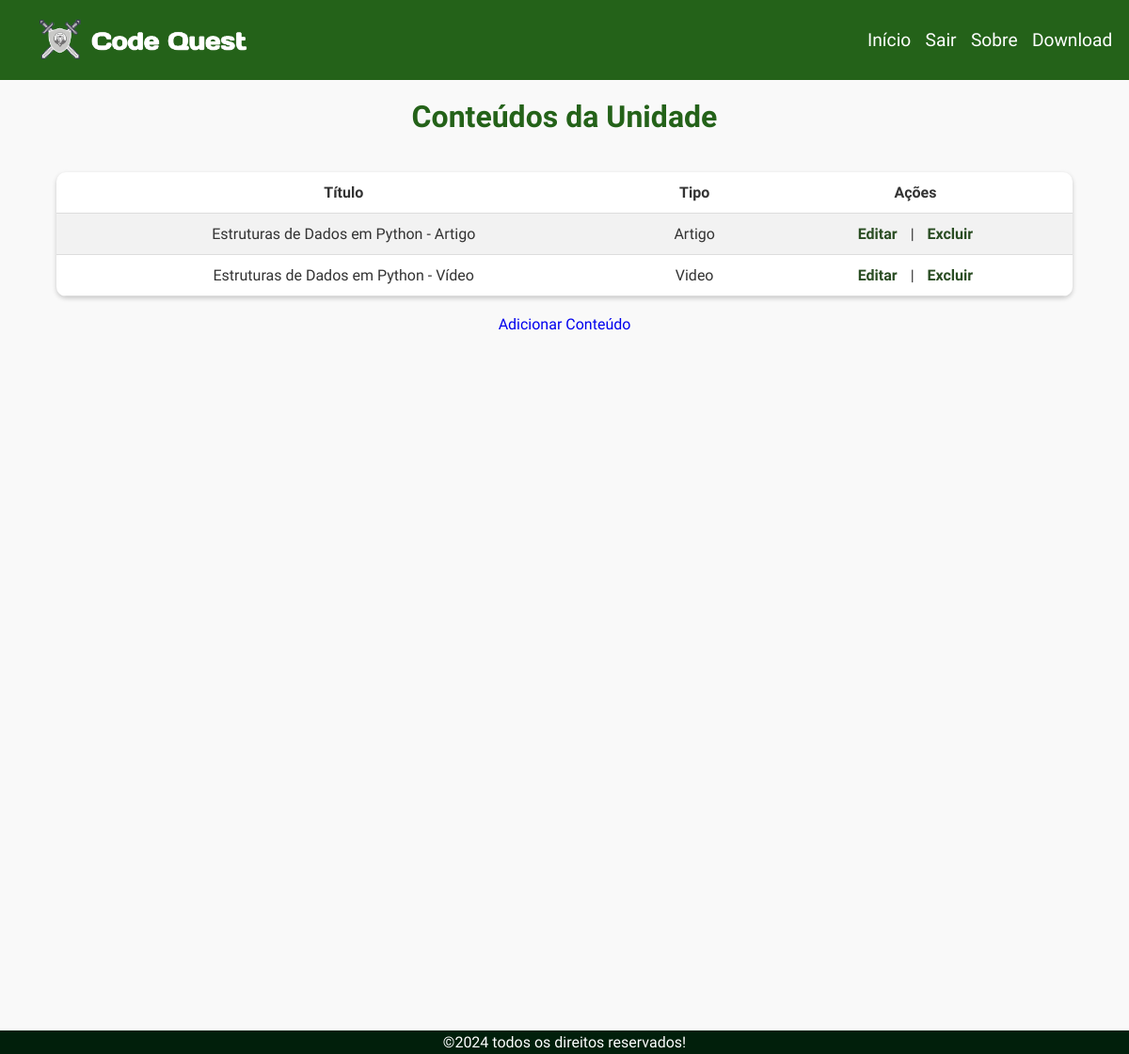
The page /gerenciar_conteudos.php?id=2 (signed in) on the database its author committed.
### tables this page shows
CREATE TABLE Conteudo (
    id INT AUTO_INCREMENT PRIMARY KEY,
    tipo ENUM('video', 'artigo') NOT NULL,
    titulo VARCHAR(255) NOT NULL,
    descricao TEXT NOT NULL,
    fk_Unidade_id INT,
    FOREIGN KEY (fk_Unidade_id) REFERENCES Unidade(id) ON DELETE CASCADE
);

### gerenciar_conteudos.php (the view, shortened to what this page needs)
<?php
include 'cabecalho_footer.php';
require_once 'db.php';
if (isset($_GET['id'])) {
    $unidade_id = (int)$_GET['id'];
    $sql = "SELECT * FROM Conteudo WHERE fk_Unidade_id = $unidade_id";
    $result = $conn->query($sql);
    if ($result->num_rows > 0) {
        echo "<h1>Conteúdos da Unidade</h1>";
        echo "<table>";
        echo "<tr><th>Título</th><th>Tipo</th><th>Ações</th></tr>";
        while ($conteudo = $result->fetch_assoc()) {
            echo "<tr>";
            echo "<td>" . htmlspecialchars($conteudo['titulo']) . "</td>";
            echo "<td>" . ucfirst($conteudo['tipo']) . "</td>";
            echo "<td>
                    <a href='editar_conteudo.php?id=" . $conteudo['id'] . "'>Editar</a> |
                    <a href='excluir_conteudo.php?id=" . $conteudo['id'] . "' onclick='return confirm(\"Tem certeza que deseja excluir este conteúdo?\")'>Excluir</a>
                  </td>";
            echo "</tr>";
        }
        echo "</table>";
    } else {
        echo "Nenhum conteúdo encontrado.";
    }
    echo "<a href='adicionar_conteudo.php?id=$unidade_id'>Adicionar Conteúdo</a>";
} else {
    echo "ID da unidade não fornecido.";
}
?>

### css/gerenciar_conteudos.css (style rules this page uses)
body { background-color: #f9f9f9; color: #333; margin: 0; padding: 0; text-align: center; }
h1 { color: #246219; margin: 20px 0; font-size: 2em; }
table { width: 90%; margin: 20px auto; border-collapse: collapse; background-color: #fff; box-shadow: 0 2px 5px rgba(0, 0, 0, 0.2); border-radius: 10px; overflow: hidden; }
th, td { padding: 12px; text-align: center; border-bottom: 1px solid #ddd; }
tr:nth-child(even) { background-color: #f2f2f2; }
td a { text-decoration: none; color: #2a4d23; font-weight: bold; margin: 0 10px; transition: color 0.3s; }
td:last-child { white-space: nowrap; }

### css/comum.css (style rules this page uses)
* { margin: 0; padding: 0; box-sizing: border-box; font-family: "Days One", sans-serif; }
a { text-decoration: none; }
body { height: 100vh; display: flex; flex-direction: column; margin-bottom: 40vh; }

### rows shown on the page
conteudo: titulo "Estruturas de Dados em Python - Artigo", tipo "Artigo"
conteudo: titulo "Estruturas de Dados em Python - Vídeo", tipo "Video"
